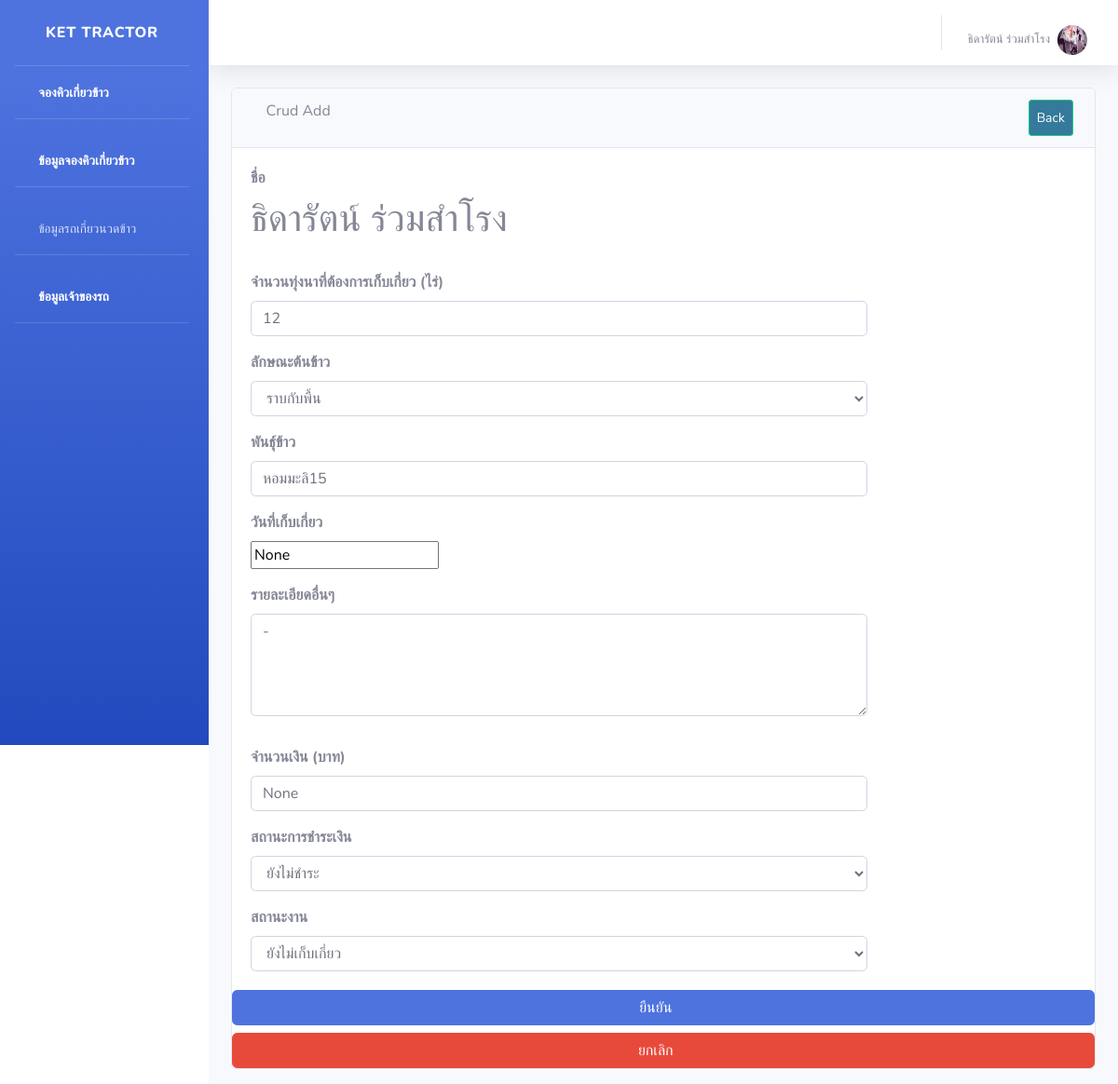
Screenshot of /editShowWork/2/ (signed in) with the database file from the repository.
### api/models.py (models this page shows, shortened)
class Farmer(AbstractUser):
    id = models.AutoField(primary_key=True)
    farmer_name = models.CharField(max_length=1000, verbose_name = 'ชื่อ-สกุล')
    image = models.ImageField(upload_to='images/farmer',verbose_name = 'รูปโปรไฟล์')
    address = models.CharField(max_length=1000, verbose_name = 'ที่อยู่')
    phone = models.CharField(max_length=1000, verbose_name = 'เบอร์โทรศัพท์')
    email = models.CharField(max_length=1000)
    password = models.CharField(max_length=1000)
    def __str__(self):
        return f'{self.farmer_name}'
    class Meta:
        verbose_name = 'เกษตรกร'

class Work(models.Model):
    farmer_name = models.ForeignKey(Farmer, on_delete=models.CASCADE, null=True,  verbose_name='เกษตรกร')
    lat = models.CharField(max_length=1000, verbose_name='ละติจูด')
    lng = models.CharField(max_length=1000, verbose_name='ลองติจูด')
    area = models.CharField(max_length=1000, verbose_name='พื้นที่ (ไร่)')
    rice_type = models.ForeignKey(Rice_type, on_delete=models.CASCADE, null=True, default=1, verbose_name='ลักษณะข้าวที่จะให้เกี่ยว')
    rice = models.CharField(max_length=1000, null=True, verbose_name='พันธุ์ข้าว')
    start_time = models.DateTimeField(blank=True, null=True)
    workDetail = models.TextField(max_length=1000, null=True,  verbose_name='รายละเอียด')
    price = models.CharField(max_length=1000, null=True, verbose_name='จำนวนเงิน (บาท)')
    money_status = models.ForeignKey(Money_status, on_delete=models.CASCADE, default=1,null=True, verbose_name='สถานะการชำระเงิน') # ให้นิยามเพิ่มเติม
    work_status = models.ForeignKey(Work_status, on_delete=models.CASCADE, default=1,null=True, verbose_name='สถานะงาน') # รับ ไม่รับ จ่าย
    class Meta:
        verbose_name = 'งานที่ต้องเก็บเกี่ยว'

### api/views.py (the view)
# urls.py: path('editShowWork/<int:id>/',views.editShowWork),
def editShowWork(request, id=0):
    print(f'/editShowWork id={id}')
    work = Work.objects.get(pk=id)
    rice_type = Rice_type.objects.all()
    money_status = Money_status.objects.all()
    work_status = Work_status.objects.all()
    if request.method == 'POST':
        print(request.POST)
        form = FarmerWorkForm(request.POST, request.FILES, instance=work)
        print(form.is_valid())
        if form.is_valid():
            form.save()
            work = form.instance
            messages.success(request, 'แก้ไขสำเร็จ')
    else:
        form = FarmerWorkForm(work)
    return render(request, 'api/editShowWork.html' ,{
        'form': form,
        'work': work,
        'rice_type': rice_type,
        'money_status': money_status,
        'work_status': work_status,
    })

### api/form.py
class FarmerWorkForm(forms.ModelForm):
    class Meta:
        model = Work
        fields = [  'lat', 'lng','area', 'rice_type', 'rice', 'workDetail' ]

### api/templates/api/editShowWork.html (shortened to what this page needs)
{% extends 'api/base.html' %}
{% block content %}
<div id="content-wrapper">
  <div class="container-fluid">
      <div class="card mb-3">
          <div class="card-header">
              <i class="fas fa-table"></i>
              Crud Add
              <a  class="btn btn-sm btn-success" href="/showWork" style="padding: 8px; float: right; background-color: rgb(53, 122, 155); color: white;">Back</a>
          </div>
          <div class="card-body">
            <form class="form-horizontal" action="/editShowWork/{{ work.id }}/" method="POST"  enctype="multipart/form-data">
              <div class="form-group">
                  <div class="form-row">
                      <div class="col-md-9">
                          <div class="form-label-group">
                            <label for="work.farmer_name"><b>ชื่อ</b></label><br>
                            <label name="work.farmer_name" value="{{ work.farmer_name }}"  required><h1>{{ work.farmer_name }}</h1></label>
                          </div>
                      </div>
                  </div>
              </div>
              <div class="form-group">
                  <div class="form-row">
                      <div class="col-md-9">
                          <div class="form-label-group">
                            <label for="area"><b>จำนวนทุ่งนาที่ต้องการเก็บเกี่ยว (ไร่)</b></label>
                            <input type="text" class="form-control" name="area" value="{{ work.area }}"  required>
                          </div>
                      </div>
                  </div>
              </div>
               <div class="form-group">
          <div class="form-row">
              <div class="col-md-9">
                  <div class="form-label-group">
                    <label for="exampleSelect1"><b>ลักษณะต้นข้าว</b></label>
                    <select class="form-control" id="Select" name="rice_type" required>
                      {% for c in rice_type %}
                        {% if c == work.rice_type %}
                        <option value="{{c.id}}" selected>{{ c.rice_type }}</option>
                        {% else %}
                        <option value="{{c.id}}">{{ c.rice_type }}</option>
                        {% endif %}
                      {% endfor %}
                    </select>
                  </div>
              </div>
          </div>
      </div>
              <div class="form-group">
                  <div class="form-row">
                      <div class="col-md-9">
                          <div class="form-label-group">
                            <label for="rice"><b>พันธุ์ข้าว</b></label>
                            <input type="text" class="form-control"  name="rice" value="{{ work.rice }}" required>
                          </div>
                      </div>
                  </div>
              </div>
              <div class="form-group">
                  <div class="form-row">
                      <div class="col-md-9">
                          <div class="form-label-group">
                            <label for="start_time"><b>วันที่เก็บเกี่ยว</b></label>
                            <br><input type="datetime" id="start" name="start_time" value="{{ work.start_time }}" required>
                          </div>
                      </div>
                  </div>
              </div>
            <div class="form-group">
              <div class="form-row">
                  <div class="col-md-9">
                      <div class="form-label-group">
                        <label for="workDetail"><b>รายละเอียดอื่นๆ</b></label>
                            <div class="form-group">
                              <textarea class="form-control" rows="4" name="workDetail" value="{{ work.workDetail }}" required>{{ work.workDetail}}</textarea >
                            </div>
                      </div>
                  </div>
              </div>
          </div>
           <div class="form-group">
                  <div class="form-row">
                      <div class="col-md-9">
                          <div class="form-label-group">
                            <label for="price"><b>จำนวนเงิน (บาท)</b></label>
                            <input type="text" class="form-control"  name="price" value="{{ work.price }}" required>
                          </div>
                      </div>
                  </div>
              </div>
            <div class="form-group" >
          <div class="form-row">
              <div class="col-md-9">
                  <div class="form-label-group">
                    <label for="exampleSelect1"><b>สถานะการชำระเงิน</b></label>
                    <select class="form-control" id="Select" name="money_status" required>
                      {% for c in money_status %}
                      {% if c == work.money_status %}
                      <option value="{{c.id}}" selected>{{ c.money_status }}</option>
                      {% else %}
                      <option value="{{c.id}}">{{ c.money_status }}</option>
                      {% endif %}
                      {% endfor %}
                    </select>
                  </div>
              </div>
          </div>
      </div>
      <div class="form-row">
              <div class="col-md-9">
                  <div class="form-label-group">
                    <label for="exampleSelect1"><b>สถานะงาน</b></label>
                    <select class="form-control" id="Select" name="work_status" required>
                      {% for c in work_status %}
                      {% if c == work.work_status %}
                      <option value="{{c.id}}" selected>{{ c.work_status }}</option>
                      {% else %}
                      <option value="{{c.id}}">{{ c.work_status }}</option>
                      {% endif %}
                      {% endfor %}
                    </select>
                  </div>
              </div>
          </div>
      </div>
           <button class="btn btn-primary btn-block" onclick="return confirm('ยืนยันการการแก้ไขการจองคิว ?')" type="submit">ยืนยัน &nbsp;&nbsp;&nbsp;</button>
          <button class="btn btn-danger btn-block"  type="reset" > ยกเลิก &nbsp;&nbsp;&nbsp;</button>
          </div>
      </div>
  </div>
</div>
{% endblock %}

### api/templates/api/base.html (shortened to what this page needs)
<!DOCTYPE html>
{% load static %}
<html lang="en">
<head>
    <link rel="stylesheet" type="text/css" href="{% static 'api/css/styles.css' %}">
    <link href="{% static 'api/vendor/fontawesome-free/css/all.min.css'%}" rel="stylesheet" type="text/css">
    <link href="{% static 'api/css/sb-admin-2.min.css'%}" rel="stylesheet">
</head>
<body id="page-top">
    <div id="wrapper">
        <ul class="navbar-nav bg-gradient-primary sidebar sidebar-dark accordion" id="accordionSidebar">
            <a class="sidebar-brand d-flex align-items-center justify-content-center" href="/index">
                <div class="sidebar-brand-text mx-3">Ket Tractor</div>
            </a>
            <hr class="sidebar-divider my-0">
            {% if user.is_authenticated %}
            <li class="nav-item active">
                <a class="nav-link" href="/addWork">
                    <i class="fas fa-fw fa-tachometer-alt"></i>
                    <span>จองคิวเกี่ยวข้าว</span></a>
            </li>
             <hr class="sidebar-divider">
             <li class="nav-item active">
                <a class="nav-link" href="/showWork">
                    <i class="fas fa-fw fa-tachometer-alt"></i>
                    <span>ข้อมูลจองคิวเกี่ยวข้าว</span></a>
            </li>
            {% endif %}
           <hr class="sidebar-divider">
             <li class="nav-item">
                <a class="nav-link collapsed" href="#" data-toggle="collapse" data-target="#collapseTwo"
                    aria-expanded="true" aria-controls="collapseTwo">
                    <i class="fas fa-fw fa-cog"></i>
                    <span>ข้อมูลรถเกี่ยวนวดข้าว</span>
                </a>
             <div id="collapseTwo" class="collapse" aria-labelledby="headingTwo" data-parent="#accordionSidebar">
                    <div class="bg-white py-2 collapse-inner rounded">
             <li class="nav-item active">
             <hr class="sidebar-divider">
                <a class="nav-link" href="/profileAdmin">
                    <i class="fas fa-fw fa-tachometer-alt"></i>
                    <span>ข้อมูลเจ้าของรถ</span></a>
            </li>
            <hr class="sidebar-divider">
        </ul>
        <div id="content-wrapper" class="d-flex flex-column">
            <div id="content">
                <nav class="navbar navbar-expand navbar-light bg-white topbar mb-4 static-top shadow">
                    <ul class="navbar-nav ml-auto">
                        <li class="nav-item dropdown no-arrow">
                     {% if user.is_authenticated %}
                <a href="#" class="nav-link dropdown-toggle" data-toggle="dropdown" role="button" aria-haspopup="true"
                aria-expanded="false">
               <span class="mr-2 d-none d-lg-inline text-gray-600 small">{{user.farmer_name}}  </span>
                <img class="img-profile rounded-circle"
                src="{{user.image.url}} " >
            </a>
                        </li>
                    </ul>
                     {% else %}
                  <li class="nav-item"><a class="nav-link" href="/login">เข้าสู่ระบบ</a></li>
                  <li class="nav-item"><a class="nav-link" href="/register">สมัครสมาชิก</a></li>
                </ul>
			   	</li>
                   {% endif %}
                </nav>
                {% block content %}
                {% endblock %}
        </div>
    </div>
</body>
</html>

### api/static/api/css/styles.css (style rules this page uses)
body { font-family: "ptsans", "Lato", "Helvetica Neue", Helvetica, Arial, sans-serif; }
.btn { outline: none; color: black; background-color: transparent; box-shadow: 0 0 0 0; margin-right: 3px; }
ul { height: 100%; padding: 0px 5px 0px 20px; }
a { color: #17a2b8; }

### rows the page displays
Farmer: farmer_name "ธิดารัตน์ ร่วมสำโรง", image (picture)
Work: farmer_name "ธิดารัตน์ ร่วมสำโรง", area "12", rice "หอมมะลิ15", start_time "None", workDetail "-", price "None"

### other values shown
form field rice_type "ราบกับพื้น"
form field money_status "ยังไม่ชำระ"
form field work_status "ยังไม่เก็บเกี่ยว"
